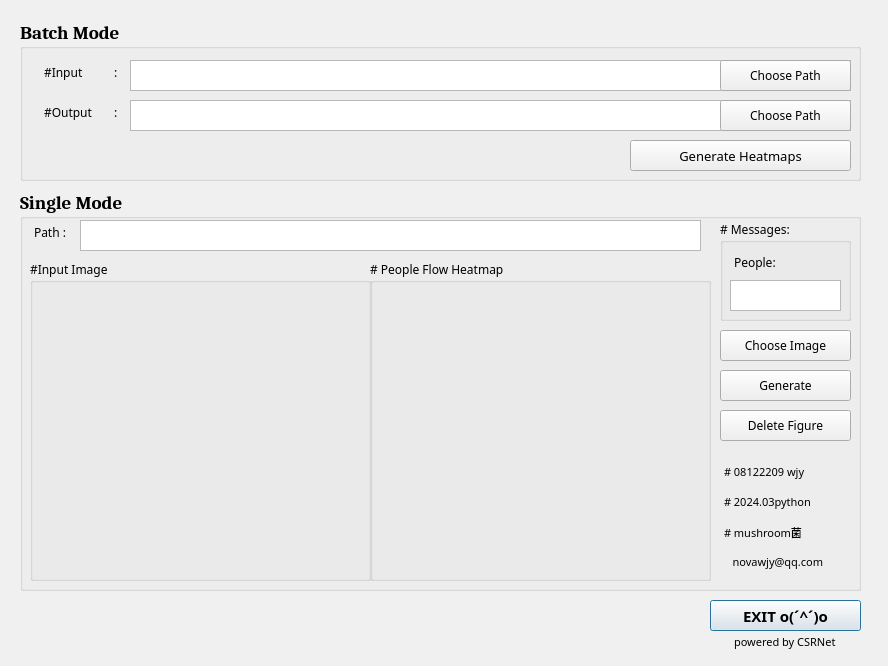
 <widget class="QDialog" name="PFlowHeatMap_Generator">
  <property name="geometry">
   <rect>
    <x>0</x>
    <y>0</y>
    <width>888</width>
    <height>666</height>
   </rect>
  </property>
  <property name="minimumSize">
   <size>
    <width>888</width>
    <height>666</height>
   </size>
  </property>
  <property name="maximumSize">
   <size>
    <width>888</width>
    <height>666</height>
   </size>
  </property>
  <property name="palette">
   <palette>
    <active>
     <colorrole role="Base">
      <brush brushstyle="SolidPattern">
       <color alpha="255">
        <red>255</red>
        <green>255</green>
        <blue>255</blue>
       </color>
      </brush>
     </colorrole>
     <colorrole role="Window">
      <brush brushstyle="SolidPattern">
       <color alpha="255">
        <red>240</red>
        <green>240</green>
        <blue>240</blue>
       </color>
      </brush>
     </colorrole>
    </active>
    <inactive>
     <colorrole role="Base">
      <brush brushstyle="SolidPattern">
       <color alpha="255">
        <red>255</red>
        <green>255</green>
        <blue>255</blue>
       </color>
      </brush>
     </colorrole>
     <colorrole role="Window">
      <brush brushstyle="SolidPattern">
       <color alpha="255">
        <red>240</red>
        <green>240</green>
        <blue>240</blue>
       </color>
      </brush>
     </colorrole>
    </inactive>
    <disabled>
     <colorrole role="Base">
      <brush brushstyle="SolidPattern">
       <color alpha="255">
        <red>240</red>
        <green>240</green>
        <blue>240</blue>
       </color>
      </brush>
     </colorrole>
     <colorrole role="Window">
      <brush brushstyle="SolidPattern">
       <color alpha="255">
        <red>240</red>
        <green>240</green>
        <blue>240</blue>
       </color>
      </brush>
     </colorrole>
    </disabled>
   </palette>
  </property>
  <property name="windowTitle">
   <string>PFlowHeatMap_Generator</string>
  </property>
  <widget class="QPushButton" name="exit">
   <property name="geometry">
    <rect>
     <x>710</x>
     <y>600</y>
     <width>151</width>
     <height>31</height>
    </rect>
   </property>
   <property name="font">
    <font>
     <family>微软雅黑</family>
     <pointsize>11</pointsize>
     <weight>75</weight>
     <bold>true</bold>
    </font>
   </property>
   <property name="text">
    <string>EXIT o(´^´)o</string>
   </property>
  </widget>
  <widget class="QGroupBox" name="groupBox">
   <property name="geometry">
    <rect>
     <x>20</x>
     <y>20</y>
     <width>841</width>
     <height>161</height>
    </rect>
   </property>
   <property name="font">
    <font>
     <family>Cambria</family>
     <pointsize>14</pointsize>
     <weight>75</weight>
     <bold>true</bold>
    </font>
   </property>
   <property name="title">
    <string>Batch Mode</string>
   </property>
   <widget class="QPushButton" name="batch_generate">
    <property name="geometry">
     <rect>
      <x>610</x>
      <y>120</y>
      <width>221</width>
      <height>31</height>
     </rect>
    </property>
    <property name="font">
     <font>
      <family>微软雅黑</family>
      <pointsize>10</pointsize>
      <weight>50</weight>
      <bold>false</bold>
     </font>
    </property>
    <property name="text">
     <string>Generate Heatmaps</string>
    </property>
   </widget>
   <widget class="QPushButton" name="choose_batch_input_path">
    <property name="geometry">
     <rect>
      <x>700</x>
      <y>40</y>
      <width>131</width>
      <height>31</height>
     </rect>
    </property>
    <property name="font">
     <font>
      <family>微软雅黑</family>
      <pointsize>9</pointsize>
      <weight>50</weight>
      <bold>false</bold>
     </font>
    </property>
    <property name="text">
     <string>Choose Path</string>
    </property>
   </widget>
   <widget class="QTextBrowser" name="textBrowser">
    <property name="geometry">
     <rect>
      <x>20</x>
      <y>40</y>
      <width>81</width>
      <height>31</height>
     </rect>
    </property>
    <property name="palette">
     <palette>
      <active>
       <colorrole role="Button">
        <brush brushstyle="SolidPattern">
         <color alpha="0">
          <red>255</red>
          <green>255</green>
          <blue>255</blue>
         </color>
        </brush>
       </colorrole>
       <colorrole role="Base">
        <brush brushstyle="NoBrush">
         <color alpha="255">
          <red>0</red>
          <green>0</green>
          <blue>0</blue>
         </color>
        </brush>
       </colorrole>
       <colorrole role="Window">
        <brush brushstyle="SolidPattern">
         <color alpha="0">
          <red>255</red>
          <green>255</green>
          <blue>255</blue>
         </color>
        </brush>
       </colorrole>
      </active>
      <inactive>
       <colorrole role="Button">
        <brush brushstyle="SolidPattern">
         <color alpha="0">
          <red>255</red>
          <green>255</green>
          <blue>255</blue>
         </color>
        </brush>
       </colorrole>
       <colorrole role="Base">
        <brush brushstyle="NoBrush">
         <color alpha="255">
          <red>0</red>
          <green>0</green>
          <blue>0</blue>
         </color>
        </brush>
       </colorrole>
       <colorrole role="Window">
        <brush brushstyle="SolidPattern">
         <color alpha="0">
          <red>255</red>
          <green>255</green>
          <blue>255</blue>
         </color>
        </brush>
       </colorrole>
      </inactive>
      <disabled>
       <colorrole role="Button">
        <brush brushstyle="SolidPattern">
         <color alpha="0">
          <red>255</red>
          <green>255</green>
          <blue>255</blue>
         </color>
        </brush>
       </colorrole>
       <colorrole role="Base">
        <brush brushstyle="NoBrush">
         <color alpha="255">
          <red>0</red>
          <green>0</green>
          <blue>0</blue>
         </color>
        </brush>
       </colorrole>
       <colorrole role="Window">
        <brush brushstyle="SolidPattern">
         <color alpha="0">
          <red>255</red>
          <green>255</green>
          <blue>255</blue>
         </color>
        </brush>
       </colorrole>
      </disabled>
     </palette>
    </property>
    <property name="font">
     <font>
      <family>微软雅黑</family>
      <pointsize>9</pointsize>
      <weight>50</weight>
      <bold>false</bold>
     </font>
    </property>
    <property name="styleSheet">
     <string notr="true">background-color: rgb(255, 255, 255, 0);</string>
    </property>
    <property name="frameShape">
     <enum>QFrame::NoFrame</enum>
    </property>
    <property name="frameShadow">
     <enum>QFrame::Plain</enum>
    </property>
    <property name="html">
     <string>&lt;!DOCTYPE HTML PUBLIC &quot;-//W3C//DTD HTML 4.0//EN&quot; &quot;http://www.w3.org/TR/REC-html40/strict.dtd&quot;&gt;
&lt;html&gt;&lt;head&gt;&lt;meta name=&quot;qrichtext&quot; content=&quot;1&quot; /&gt;&lt;style type=&quot;text/css&quot;&gt;
p, li { white-space: pre-wrap; }
&lt;/style&gt;&lt;/head&gt;&lt;body style=&quot; font-family:'微软雅黑','Cambria'; font-size:9pt; font-weight:400; font-style:normal;&quot;&gt;
&lt;p style=&quot; margin-top:0px; margin-bottom:0px; margin-left:0px; margin-right:0px; -qt-block-indent:0; text-indent:0px;&quot;&gt;&lt;span style=&quot; font-family:'微软雅黑';&quot;&gt;#Input&lt;/span&gt;&lt;/p&gt;&lt;/body&gt;&lt;/html&gt;</string>
    </property>
   </widget>
   <widget class="QTextBrowser" name="textBrowser_2">
    <property name="geometry">
     <rect>
      <x>20</x>
      <y>80</y>
      <width>81</width>
      <height>31</height>
     </rect>
    </property>
    <property name="font">
     <font>
      <family>微软雅黑</family>
      <pointsize>9</pointsize>
      <weight>50</weight>
      <bold>false</bold>
     </font>
    </property>
    <property name="styleSheet">
     <string notr="true">background-color: rgb(255, 255, 255, 0);</string>
    </property>
    <property name="frameShape">
     <enum>QFrame::NoFrame</enum>
    </property>
    <property name="frameShadow">
     <enum>QFrame::Plain</enum>
    </property>
    <property name="html">
     <string>&lt;!DOCTYPE HTML PUBLIC &quot;-//W3C//DTD HTML 4.0//EN&quot; &quot;http://www.w3.org/TR/REC-html40/strict.dtd&quot;&gt;
&lt;html&gt;&lt;head&gt;&lt;meta name=&quot;qrichtext&quot; content=&quot;1&quot; /&gt;&lt;style type=&quot;text/css&quot;&gt;
p, li { white-space: pre-wrap; }
&lt;/style&gt;&lt;/head&gt;&lt;body style=&quot; font-family:'微软雅黑','Cambria'; font-size:9pt; font-weight:400; font-style:normal;&quot;&gt;
&lt;p style=&quot; margin-top:0px; margin-bottom:0px; margin-left:0px; margin-right:0px; -qt-block-indent:0; text-indent:0px;&quot;&gt;&lt;span style=&quot; font-family:'微软雅黑';&quot;&gt;#Output&lt;/span&gt;&lt;/p&gt;&lt;/body&gt;&lt;/html&gt;</string>
    </property>
   </widget>
   <widget class="QTextBrowser" name="batch_input_path">
    <property name="geometry">
     <rect>
      <x>110</x>
      <y>40</y>
      <width>721</width>
      <height>31</height>
     </rect>
    </property>
    <property name="font">
     <font>
      <family>微软雅黑</family>
      <pointsize>9</pointsize>
      <weight>50</weight>
      <bold>false</bold>
     </font>
    </property>
   </widget>
   <widget class="QTextBrowser" name="batch_output_path">
    <property name="geometry">
     <rect>
      <x>110</x>
      <y>80</y>
      <width>721</width>
      <height>31</height>
     </rect>
    </property>
    <property name="font">
     <font>
      <family>微软雅黑</family>
      <pointsize>9</pointsize>
      <weight>50</weight>
      <bold>false</bold>
     </font>
    </property>
   </widget>
   <widget class="QPushButton" name="choose_batch_output_path">
    <property name="geometry">
     <rect>
      <x>700</x>
      <y>80</y>
      <width>131</width>
      <height>31</height>
     </rect>
    </property>
    <property name="font">
     <font>
      <family>微软雅黑</family>
      <pointsize>9</pointsize>
      <weight>50</weight>
      <bold>false</bold>
     </font>
    </property>
    <property name="text">
     <string>Choose Path</string>
    </property>
   </widget>
   <widget class="QTextBrowser" name="textBrowser_5">
    <property name="geometry">
     <rect>
      <x>90</x>
      <y>40</y>
      <width>16</width>
      <height>31</height>
     </rect>
    </property>
    <property name="font">
     <font>
      <family>微软雅黑</family>
      <pointsize>14</pointsize>
      <weight>75</weight>
      <bold>true</bold>
     </font>
    </property>
    <property name="styleSheet">
     <string notr="true">background-color: rgb(255, 255, 255, 0);</string>
    </property>
    <property name="frameShape">
     <enum>QFrame::NoFrame</enum>
    </property>
    <property name="frameShadow">
     <enum>QFrame::Plain</enum>
    </property>
    <property name="html">
     <string>&lt;!DOCTYPE HTML PUBLIC &quot;-//W3C//DTD HTML 4.0//EN&quot; &quot;http://www.w3.org/TR/REC-html40/strict.dtd&quot;&gt;
&lt;html&gt;&lt;head&gt;&lt;meta name=&quot;qrichtext&quot; content=&quot;1&quot; /&gt;&lt;style type=&quot;text/css&quot;&gt;
p, li { white-space: pre-wrap; }
&lt;/style&gt;&lt;/head&gt;&lt;body style=&quot; font-family:'微软雅黑','Cambria'; font-size:14pt; font-weight:600; font-style:normal;&quot;&gt;
&lt;p style=&quot; margin-top:0px; margin-bottom:0px; margin-left:0px; margin-right:0px; -qt-block-indent:0; text-indent:0px;&quot;&gt;&lt;span style=&quot; font-family:'微软雅黑'; font-size:9pt; font-weight:400;&quot;&gt;:&lt;/span&gt;&lt;/p&gt;&lt;/body&gt;&lt;/html&gt;</string>
    </property>
   </widget>
   <widget class="QTextBrowser" name="textBrowser_6">
    <property name="geometry">
     <rect>
      <x>90</x>
      <y>80</y>
      <width>16</width>
      <height>31</height>
     </rect>
    </property>
    <property name="font">
     <font>
      <family>微软雅黑</family>
      <pointsize>14</pointsize>
      <weight>75</weight>
      <bold>true</bold>
     </font>
    </property>
    <property name="styleSheet">
     <string notr="true">background-color: rgb(255, 255, 255, 0);</string>
    </property>
    <property name="frameShape">
     <enum>QFrame::NoFrame</enum>
    </property>
    <property name="frameShadow">
     <enum>QFrame::Plain</enum>
    </property>
    <property name="html">
     <string>&lt;!DOCTYPE HTML PUBLIC &quot;-//W3C//DTD HTML 4.0//EN&quot; &quot;http://www.w3.org/TR/REC-html40/strict.dtd&quot;&gt;
&lt;html&gt;&lt;head&gt;&lt;meta name=&quot;qrichtext&quot; content=&quot;1&quot; /&gt;&lt;style type=&quot;text/css&quot;&gt;
p, li { white-space: pre-wrap; }
&lt;/style&gt;&lt;/head&gt;&lt;body style=&quot; font-family:'微软雅黑','Cambria'; font-size:14pt; font-weight:600; font-style:normal;&quot;&gt;
&lt;p style=&quot; margin-top:0px; margin-bottom:0px; margin-left:0px; margin-right:0px; -qt-block-indent:0; text-indent:0px;&quot;&gt;&lt;span style=&quot; font-family:'微软雅黑'; font-size:9pt; font-weight:400;&quot;&gt;:&lt;/span&gt;&lt;/p&gt;&lt;/body&gt;&lt;/html&gt;</string>
    </property>
   </widget>
   <zorder>batch_generate</zorder>
   <zorder>textBrowser</zorder>
   <zorder>textBrowser_2</zorder>
   <zorder>batch_input_path</zorder>
   <zorder>choose_batch_input_path</zorder>
   <zorder>batch_output_path</zorder>
   <zorder>choose_batch_output_path</zorder>
   <zorder>textBrowser_5</zorder>
   <zorder>textBrowser_6</zorder>
  </widget>
  <widget class="QGroupBox" name="groupBox_2">
   <property name="geometry">
    <rect>
     <x>20</x>
     <y>190</y>
     <width>841</width>
     <height>401</height>
    </rect>
   </property>
   <property name="font">
    <font>
     <family>Cambria</family>
     <pointsize>14</pointsize>
     <weight>75</weight>
     <bold>true</bold>
    </font>
   </property>
   <property name="title">
    <string>Single Mode</string>
   </property>
   <widget class="QGroupBox" name="groupBox_3">
    <property name="geometry">
     <rect>
      <x>10</x>
      <y>70</y>
      <width>341</width>
      <height>321</height>
     </rect>
    </property>
    <property name="font">
     <font>
      <family>微软雅黑</family>
      <pointsize>9</pointsize>
      <weight>50</weight>
      <bold>false</bold>
     </font>
    </property>
    <property name="title">
     <string>#Input Image</string>
    </property>
    <widget class="QLabel" name="input_image">
     <property name="geometry">
      <rect>
       <x>10</x>
       <y>30</y>
       <width>321</width>
       <height>281</height>
      </rect>
     </property>
     <property name="text">
      <string/>
     </property>
    </widget>
   </widget>
   <widget class="QGroupBox" name="groupBox_5">
    <property name="geometry">
     <rect>
      <x>350</x>
      <y>70</y>
      <width>341</width>
      <height>321</height>
     </rect>
    </property>
    <property name="font">
     <font>
      <family>微软雅黑</family>
      <pointsize>9</pointsize>
      <weight>50</weight>
      <bold>false</bold>
     </font>
    </property>
    <property name="title">
     <string># People Flow Heatmap</string>
    </property>
    <widget class="QLabel" name="output_image">
     <property name="geometry">
      <rect>
       <x>11</x>
       <y>30</y>
       <width>321</width>
       <height>281</height>
      </rect>
     </property>
     <property name="text">
      <string/>
     </property>
    </widget>
   </widget>
   <widget class="QPushButton" name="choose_single_path">
    <property name="geometry">
     <rect>
      <x>700</x>
      <y>140</y>
      <width>131</width>
      <height>31</height>
     </rect>
    </property>
    <property name="font">
     <font>
      <family>微软雅黑</family>
      <pointsize>9</pointsize>
      <weight>50</weight>
      <bold>false</bold>
     </font>
    </property>
    <property name="text">
     <string>Choose Image</string>
    </property>
   </widget>
   <widget class="QPushButton" name="single_generate">
    <property name="geometry">
     <rect>
      <x>700</x>
      <y>180</y>
      <width>131</width>
      <height>31</height>
     </rect>
    </property>
    <property name="font">
     <font>
      <family>微软雅黑</family>
      <pointsize>9</pointsize>
      <weight>50</weight>
      <bold>false</bold>
     </font>
    </property>
    <property name="text">
     <string>Generate</string>
    </property>
   </widget>
   <widget class="QPushButton" name="del_fig">
    <property name="geometry">
     <rect>
      <x>700</x>
      <y>220</y>
      <width>131</width>
      <height>31</height>
     </rect>
    </property>
    <property name="font">
     <font>
      <family>微软雅黑</family>
      <pointsize>9</pointsize>
      <weight>50</weight>
      <bold>false</bold>
     </font>
    </property>
    <property name="text">
     <string>Delete Figure</string>
    </property>
   </widget>
   <widget class="QGroupBox" name="groupBox_6">
    <property name="geometry">
     <rect>
      <x>700</x>
      <y>30</y>
      <width>131</width>
      <height>101</height>
     </rect>
    </property>
    <property name="font">
     <font>
      <family>微软雅黑</family>
      <pointsize>9</pointsize>
      <weight>50</weight>
      <bold>false</bold>
     </font>
    </property>
    <property name="title">
     <string># Messages:</string>
    </property>
    <widget class="QTextBrowser" name="textBrowser_8">
     <property name="geometry">
      <rect>
       <x>10</x>
       <y>30</y>
       <width>81</width>
       <height>31</height>
      </rect>
     </property>
     <property name="font">
      <font>
       <family>微软雅黑</family>
       <pointsize>9</pointsize>
       <weight>50</weight>
       <bold>false</bold>
      </font>
     </property>
     <property name="styleSheet">
      <string notr="true">background-color: rgb(255, 255, 255, 0);</string>
     </property>
     <property name="frameShape">
      <enum>QFrame::NoFrame</enum>
     </property>
     <property name="frameShadow">
      <enum>QFrame::Plain</enum>
     </property>
     <property name="html">
      <string>&lt;!DOCTYPE HTML PUBLIC &quot;-//W3C//DTD HTML 4.0//EN&quot; &quot;http://www.w3.org/TR/REC-html40/strict.dtd&quot;&gt;
&lt;html&gt;&lt;head&gt;&lt;meta name=&quot;qrichtext&quot; content=&quot;1&quot; /&gt;&lt;style type=&quot;text/css&quot;&gt;
p, li { white-space: pre-wrap; }
&lt;/style&gt;&lt;/head&gt;&lt;body style=&quot; font-family:'微软雅黑','微软雅黑','Cambria'; font-size:9pt; font-weight:400; font-style:normal;&quot;&gt;
&lt;p style=&quot; margin-top:0px; margin-bottom:0px; margin-left:0px; margin-right:0px; -qt-block-indent:0; text-indent:0px;&quot;&gt;People:&lt;/p&gt;&lt;/body&gt;&lt;/html&gt;</string>
     </property>
    </widget>
    <widget class="QTextBrowser" name="people_num">
     <property name="geometry">
      <rect>
       <x>10</x>
       <y>60</y>
       <width>111</width>
       <height>31</height>
      </rect>
     </property>
     <property name="font">
      <font>
       <family>微软雅黑</family>
       <pointsize>9</pointsize>
       <weight>50</weight>
       <bold>false</bold>
      </font>
     </property>
     <property name="html">
      <string>&lt;!DOCTYPE HTML PUBLIC &quot;-//W3C//DTD HTML 4.0//EN&quot; &quot;http://www.w3.org/TR/REC-html40/strict.dtd&quot;&gt;
&lt;html&gt;&lt;head&gt;&lt;meta name=&quot;qrichtext&quot; content=&quot;1&quot; /&gt;&lt;style type=&quot;text/css&quot;&gt;
p, li { white-space: pre-wrap; }
&lt;/style&gt;&lt;/head&gt;&lt;body style=&quot; font-family:'微软雅黑','微软雅黑','Cambria'; font-size:9pt; font-weight:400; font-style:normal;&quot;&gt;
&lt;p style=&quot;-qt-paragraph-type:empty; margin-top:0px; margin-bottom:0px; margin-left:0px; margin-right:0px; -qt-block-indent:0; text-indent:0px;&quot;&gt;&lt;br /&gt;&lt;/p&gt;&lt;/body&gt;&lt;/html&gt;</string>
     </property>
    </widget>
   </widget>
   <widget class="QTextBrowser" name="textBrowser_7">
    <property name="geometry">
     <rect>
      <x>700</x>
      <y>330</y>
      <width>101</width>
      <height>31</height>
     </rect>
    </property>
    <property name="font">
     <font>
      <family>微软雅黑</family>
      <pointsize>8</pointsize>
      <weight>75</weight>
      <bold>true</bold>
     </font>
    </property>
    <property name="styleSheet">
     <string notr="true">background-color: rgb(255, 255, 255, 0);</string>
    </property>
    <property name="frameShape">
     <enum>QFrame::NoFrame</enum>
    </property>
    <property name="frameShadow">
     <enum>QFrame::Plain</enum>
    </property>
    <property name="html">
     <string>&lt;!DOCTYPE HTML PUBLIC &quot;-//W3C//DTD HTML 4.0//EN&quot; &quot;http://www.w3.org/TR/REC-html40/strict.dtd&quot;&gt;
&lt;html&gt;&lt;head&gt;&lt;meta name=&quot;qrichtext&quot; content=&quot;1&quot; /&gt;&lt;style type=&quot;text/css&quot;&gt;
p, li { white-space: pre-wrap; }
&lt;/style&gt;&lt;/head&gt;&lt;body style=&quot; font-family:'微软雅黑','Cambria'; font-size:8pt; font-weight:600; font-style:normal;&quot;&gt;
&lt;p style=&quot; margin-top:0px; margin-bottom:0px; margin-left:0px; margin-right:0px; -qt-block-indent:0; text-indent:0px;&quot;&gt;&lt;span style=&quot; font-family:'微软雅黑'; font-weight:400;&quot;&gt;# mushroom菌&lt;/span&gt;&lt;/p&gt;&lt;/body&gt;&lt;/html&gt;</string>
    </property>
   </widget>
   <widget class="QTextBrowser" name="textBrowser_10">
    <property name="geometry">
     <rect>
      <x>700</x>
      <y>360</y>
      <width>131</width>
      <height>31</height>
     </rect>
    </property>
    <property name="font">
     <font>
      <family>微软雅黑</family>
      <pointsize>8</pointsize>
      <weight>75</weight>
      <bold>true</bold>
     </font>
    </property>
    <property name="styleSheet">
     <string notr="true">background-color: rgb(255, 255, 255, 0);</string>
    </property>
    <property name="frameShape">
     <enum>QFrame::NoFrame</enum>
    </property>
    <property name="frameShadow">
     <enum>QFrame::Plain</enum>
    </property>
    <property name="html">
     <string>&lt;!DOCTYPE HTML PUBLIC &quot;-//W3C//DTD HTML 4.0//EN&quot; &quot;http://www.w3.org/TR/REC-html40/strict.dtd&quot;&gt;
&lt;html&gt;&lt;head&gt;&lt;meta name=&quot;qrichtext&quot; content=&quot;1&quot; /&gt;&lt;style type=&quot;text/css&quot;&gt;
p, li { white-space: pre-wrap; }
&lt;/style&gt;&lt;/head&gt;&lt;body style=&quot; font-family:'微软雅黑','Cambria'; font-size:8pt; font-weight:600; font-style:normal;&quot;&gt;
&lt;p style=&quot; margin-top:0px; margin-bottom:0px; margin-left:0px; margin-right:0px; -qt-block-indent:0; text-indent:0px;&quot;&gt;&lt;span style=&quot; font-family:'微软雅黑'; font-weight:400;&quot;&gt;   novawjy@qq.com&lt;/span&gt;&lt;/p&gt;&lt;/body&gt;&lt;/html&gt;</string>
    </property>
   </widget>
   <widget class="QTextBrowser" name="textBrowser_12">
    <property name="geometry">
     <rect>
      <x>700</x>
      <y>270</y>
      <width>121</width>
      <height>31</height>
     </rect>
    </property>
    <property name="font">
     <font>
      <family>微软雅黑</family>
      <pointsize>8</pointsize>
      <weight>75</weight>
      <bold>true</bold>
     </font>
    </property>
    <property name="styleSheet">
     <string notr="true">background-color: rgb(255, 255, 255, 0);</string>
    </property>
    <property name="frameShape">
     <enum>QFrame::NoFrame</enum>
    </property>
    <property name="frameShadow">
     <enum>QFrame::Plain</enum>
    </property>
    <property name="html">
     <string>&lt;!DOCTYPE HTML PUBLIC &quot;-//W3C//DTD HTML 4.0//EN&quot; &quot;http://www.w3.org/TR/REC-html40/strict.dtd&quot;&gt;
&lt;html&gt;&lt;head&gt;&lt;meta name=&quot;qrichtext&quot; content=&quot;1&quot; /&gt;&lt;style type=&quot;text/css&quot;&gt;
p, li { white-space: pre-wrap; }
&lt;/style&gt;&lt;/head&gt;&lt;body style=&quot; font-family:'微软雅黑','Cambria'; font-size:8pt; font-weight:600; font-style:normal;&quot;&gt;
&lt;p style=&quot; margin-top:0px; margin-bottom:0px; margin-left:0px; margin-right:0px; -qt-block-indent:0; text-indent:0px;&quot;&gt;&lt;span style=&quot; font-family:'微软雅黑'; font-weight:400;&quot;&gt;# 08122209 wjy&lt;/span&gt;&lt;/p&gt;&lt;/body&gt;&lt;/html&gt;</string>
    </property>
   </widget>
   <widget class="QTextBrowser" name="textBrowser_13">
    <property name="geometry">
     <rect>
      <x>700</x>
      <y>300</y>
      <width>121</width>
      <height>31</height>
     </rect>
    </property>
    <property name="font">
     <font>
      <family>微软雅黑</family>
      <pointsize>8</pointsize>
      <weight>75</weight>
      <bold>true</bold>
     </font>
    </property>
    <property name="styleSheet">
     <string notr="true">background-color: rgb(255, 255, 255, 0);</string>
    </property>
    <property name="frameShape">
     <enum>QFrame::NoFrame</enum>
    </property>
    <property name="frameShadow">
     <enum>QFrame::Plain</enum>
    </property>
    <property name="html">
     <string>&lt;!DOCTYPE HTML PUBLIC &quot;-//W3C//DTD HTML 4.0//EN&quot; &quot;http://www.w3.org/TR/REC-html40/strict.dtd&quot;&gt;
&lt;html&gt;&lt;head&gt;&lt;meta name=&quot;qrichtext&quot; content=&quot;1&quot; /&gt;&lt;style type=&quot;text/css&quot;&gt;
p, li { white-space: pre-wrap; }
&lt;/style&gt;&lt;/head&gt;&lt;body style=&quot; font-family:'微软雅黑','Cambria'; font-size:8pt; font-weight:600; font-style:normal;&quot;&gt;
&lt;p style=&quot; margin-top:0px; margin-bottom:0px; margin-left:0px; margin-right:0px; -qt-block-indent:0; text-indent:0px;&quot;&gt;&lt;span style=&quot; font-family:'微软雅黑'; font-weight:400;&quot;&gt;# 2024.03python&lt;/span&gt;&lt;/p&gt;&lt;/body&gt;&lt;/html&gt;</string>
    </property>
   </widget>
   <widget class="QTextBrowser" name="single_path">
    <property name="geometry">
     <rect>
      <x>60</x>
      <y>30</y>
      <width>621</width>
      <height>31</height>
     </rect>
    </property>
    <property name="font">
     <font>
      <family>微软雅黑</family>
      <pointsize>9</pointsize>
      <weight>50</weight>
      <bold>false</bold>
     </font>
    </property>
    <property name="html">
     <string>&lt;!DOCTYPE HTML PUBLIC &quot;-//W3C//DTD HTML 4.0//EN&quot; &quot;http://www.w3.org/TR/REC-html40/strict.dtd&quot;&gt;
&lt;html&gt;&lt;head&gt;&lt;meta name=&quot;qrichtext&quot; content=&quot;1&quot; /&gt;&lt;style type=&quot;text/css&quot;&gt;
p, li { white-space: pre-wrap; }
&lt;/style&gt;&lt;/head&gt;&lt;body style=&quot; font-family:'微软雅黑','Cambria'; font-size:9pt; font-weight:400; font-style:normal;&quot;&gt;
&lt;p style=&quot;-qt-paragraph-type:empty; margin-top:0px; margin-bottom:0px; margin-left:0px; margin-right:0px; -qt-block-indent:0; text-indent:0px;&quot;&gt;&lt;br /&gt;&lt;/p&gt;&lt;/body&gt;&lt;/html&gt;</string>
    </property>
   </widget>
   <widget class="QTextBrowser" name="textBrowser_3">
    <property name="geometry">
     <rect>
      <x>10</x>
      <y>30</y>
      <width>81</width>
      <height>31</height>
     </rect>
    </property>
    <property name="palette">
     <palette>
      <active>
       <colorrole role="Button">
        <brush brushstyle="SolidPattern">
         <color alpha="0">
          <red>255</red>
          <green>255</green>
          <blue>255</blue>
         </color>
        </brush>
       </colorrole>
       <colorrole role="Base">
        <brush brushstyle="NoBrush">
         <color alpha="255">
          <red>0</red>
          <green>0</green>
          <blue>0</blue>
         </color>
        </brush>
       </colorrole>
       <colorrole role="Window">
        <brush brushstyle="SolidPattern">
         <color alpha="0">
          <red>255</red>
          <green>255</green>
          <blue>255</blue>
         </color>
        </brush>
       </colorrole>
      </active>
      <inactive>
       <colorrole role="Button">
        <brush brushstyle="SolidPattern">
         <color alpha="0">
          <red>255</red>
          <green>255</green>
          <blue>255</blue>
         </color>
        </brush>
       </colorrole>
       <colorrole role="Base">
        <brush brushstyle="NoBrush">
         <color alpha="255">
          <red>0</red>
          <green>0</green>
          <blue>0</blue>
         </color>
        </brush>
       </colorrole>
       <colorrole role="Window">
        <brush brushstyle="SolidPattern">
         <color alpha="0">
          <red>255</red>
          <green>255</green>
          <blue>255</blue>
         </color>
        </brush>
       </colorrole>
      </inactive>
      <disabled>
       <colorrole role="Button">
        <brush brushstyle="SolidPattern">
         <color alpha="0">
          <red>255</red>
          <green>255</green>
          <blue>255</blue>
         </color>
        </brush>
       </colorrole>
       <colorrole role="Base">
        <brush brushstyle="NoBrush">
         <color alpha="255">
          <red>0</red>
          <green>0</green>
          <blue>0</blue>
         </color>
        </brush>
       </colorrole>
       <colorrole role="Window">
        <brush brushstyle="SolidPattern">
         <color alpha="0">
          <red>255</red>
          <green>255</green>
          <blue>255</blue>
         </color>
        </brush>
       </colorrole>
      </disabled>
     </palette>
    </property>
    <property name="font">
     <font>
      <family>微软雅黑</family>
      <pointsize>9</pointsize>
      <weight>50</weight>
      <bold>false</bold>
     </font>
    </property>
    <property name="styleSheet">
     <string notr="true">background-color: rgb(255, 255, 255, 0);</string>
    </property>
    <property name="frameShape">
     <enum>QFrame::NoFrame</enum>
    </property>
    <property name="frameShadow">
     <enum>QFrame::Plain</enum>
    </property>
    <property name="html">
     <string>&lt;!DOCTYPE HTML PUBLIC &quot;-//W3C//DTD HTML 4.0//EN&quot; &quot;http://www.w3.org/TR/REC-html40/strict.dtd&quot;&gt;
&lt;html&gt;&lt;head&gt;&lt;meta name=&quot;qrichtext&quot; content=&quot;1&quot; /&gt;&lt;style type=&quot;text/css&quot;&gt;
p, li { white-space: pre-wrap; }
&lt;/style&gt;&lt;/head&gt;&lt;body style=&quot; font-family:'微软雅黑','Cambria'; font-size:9pt; font-weight:400; font-style:normal;&quot;&gt;
&lt;p style=&quot; margin-top:0px; margin-bottom:0px; margin-left:0px; margin-right:0px; -qt-block-indent:0; text-indent:0px;&quot;&gt;Path :&lt;/p&gt;&lt;/body&gt;&lt;/html&gt;</string>
    </property>
   </widget>
   <zorder>groupBox_3</zorder>
   <zorder>groupBox_5</zorder>
   <zorder>choose_single_path</zorder>
   <zorder>single_generate</zorder>
   <zorder>del_fig</zorder>
   <zorder>groupBox_6</zorder>
   <zorder>textBrowser_10</zorder>
   <zorder>textBrowser_12</zorder>
   <zorder>textBrowser_13</zorder>
   <zorder>textBrowser_7</zorder>
   <zorder>single_path</zorder>
   <zorder>textBrowser_3</zorder>
  </widget>
  <widget class="QTextBrowser" name="textBrowser_11">
   <property name="geometry">
    <rect>
     <x>730</x>
     <y>630</y>
     <width>141</width>
     <height>31</height>
    </rect>
   </property>
   <property name="font">
    <font>
     <family>微软雅黑</family>
     <pointsize>8</pointsize>
     <weight>75</weight>
     <bold>true</bold>
    </font>
   </property>
   <property name="styleSheet">
    <string notr="true">background-color: rgb(255, 255, 255, 0);</string>
   </property>
   <property name="frameShape">
    <enum>QFrame::NoFrame</enum>
   </property>
   <property name="frameShadow">
    <enum>QFrame::Plain</enum>
   </property>
   <property name="html">
    <string>&lt;!DOCTYPE HTML PUBLIC &quot;-//W3C//DTD HTML 4.0//EN&quot; &quot;http://www.w3.org/TR/REC-html40/strict.dtd&quot;&gt;
&lt;html&gt;&lt;head&gt;&lt;meta name=&quot;qrichtext&quot; content=&quot;1&quot; /&gt;&lt;style type=&quot;text/css&quot;&gt;
p, li { white-space: pre-wrap; }
&lt;/style&gt;&lt;/head&gt;&lt;body style=&quot; font-family:'微软雅黑'; font-size:8pt; font-weight:600; font-style:normal;&quot;&gt;
&lt;p style=&quot; margin-top:0px; margin-bottom:0px; margin-left:0px; margin-right:0px; -qt-block-indent:0; text-indent:0px;&quot;&gt;&lt;span style=&quot; font-weight:400;&quot;&gt;powered by CSRNet&lt;/span&gt;&lt;/p&gt;&lt;/body&gt;&lt;/html&gt;</string>
   </property>
  </widget>
 </widget>
